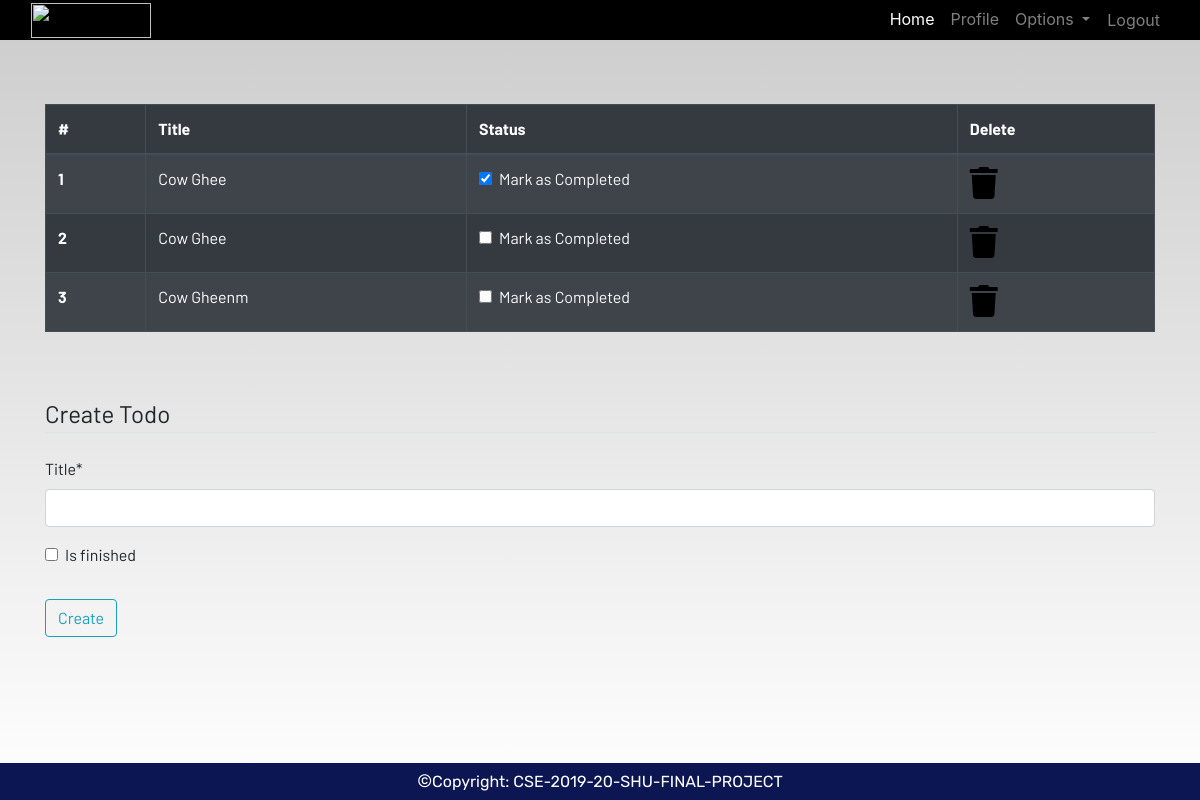
The page /todo (signed in) on the database its author committed.
### dashboard/models.py (models this page shows, shortened)
class Todo(models.Model):
    user = models.ForeignKey(User, on_delete=models.CASCADE)
    title = models.CharField(max_length=200)
    is_finished = models.BooleanField(default=False)

### dashboard/views.py (the view)
# urls.py: path('todo', views.todo, name="todo"),
@login_required
def todo(request):
    if request.method == 'POST':
        form = TodoForm(request.POST)
        if form.is_valid():
            try:
                finished = request.POST['is_finished']
                if finished == 'on':
                    finished = True
                else:
                    finished = False
            except:
                finished = False
            todos = Todo(
                user = request.user,
                title = request.POST['title'],
                is_finished = finished
            )
            todos.save()
            messages.success(request, f"Todo Added from {request.user.username} Successfully")
    else:
        form = TodoForm()
    todo = Todo.objects.filter(user = request.user)
    if len(todo) == 0:
        todo_done = True
    else:
        todo_done = False
    context = {
        'todos': todo,
        'form': form,
        'todo_done': todo_done
    }
    return render(request, 'dashboard/todo.html', context)

### dashboard/forms.py
class TodoForm(forms.ModelForm):
    class Meta:
        model = Todo
        fields = ['title', 'is_finished']

### dashboard/templates/dashboard/todo.html (shortened to what this page needs)
{% extends 'dashboard/base.html' %}
{% load static %}
{% load crispy_forms_tags %}
{% block content %}
<div class="container">
    {% if not todo_done %}
    <table class="table table-striped table-bordered table-hover table-dark">
        <thead>
            <tr>
                <th scope="col">#</th>
                <th scope="col">Title</th>
                <th scope="col">Status</th>
                <th scope="col">Delete</th>
            </tr>
        </thead>
        <tbody>
            {% for todo in todos %}
            <tr>
                <th scope="row"> {{ forloop.counter }} </th>
                <td>{{ todo.title }}</td>
                <td>
                    <a href="{% url 'update-todo' todo.id %}">
                        <div class="form-check">
                            {% if todo.is_finished == True %}
                            <input class="form-check-input" type="checkbox" value="" checked>
                            {% else %}
                            <input class="form-check-input" type="checkbox" value="">
                            {% endif %}
                            <label class="form-check-label text-light" for="flexCheckDefault">
                                Mark as Completed
                            </label>
                        </div>
                    </a>
                </td>
                <td><a href="{% url 'delete-todo' todo.id %}"><i class="fa fa-trash fa-2x"></i></a></td>
            </tr>
            {% endfor %}
        </tbody>
    </table>
    {% else %}
    <h4>All tasks have been done!! create to add more</h4>
    {% endif %}
</div><br><br>
<div class="container">
    <form method="POST">
        <fieldset class="form-group">
            <legend class="border-bottom mb-4">Create Todo</legend>
            {{ form|crispy }}
        </fieldset>
        <div class="form-group">
            <button href="" class="btn btn-outline-info" type="submit">
                Create
            </button>
        </div>
    </form>
</div>
{% endblock content %}

### static/css/main.css (style rules this page uses)
html { scroll-behavior: smooth; height: 100%; width: 100%; }
a { text-decoration: none !important; color: black; }
html, body { max-width: 100%; overflow-x: hidden; height: 100%; width: 100%; }
body { background: linear-gradient(rgba(0, 0, 0, 0.2), rgba(255, 255, 255, 0.5)); overflow-x: hidden; background-repeat: no-repeat; }
.fa { color: black; }

### rows shown on the page
Todo: title "Cow Ghee"
Todo: title "Cow Ghee"
Todo: title "Cow Gheenm"
